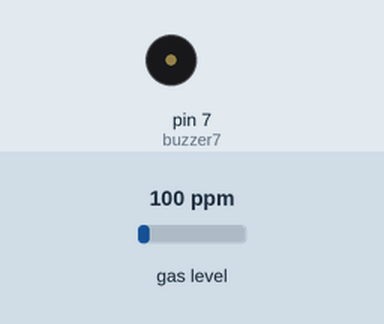
The sketch below on a simulated Arduino Uno, built with avr-gcc and run on an emulated ATmega328P. Parts: buzzer (waves = sounding). The test bench sets the inputs (shaded band); at power-on: gas level 100 ppm. What the sketch prints to the serial monitor is not drawn.

Above: at 1.7 s.
1.8 s: gas level set to 22 ppm
4.2 s: gas level set to 19 ppm
At 4.8 s:
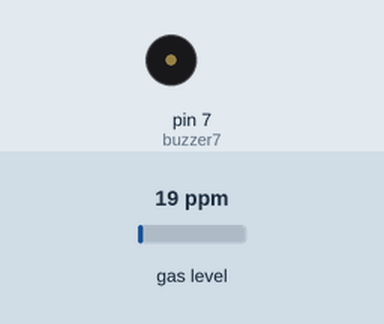
6.4 s: gas level set to 250 ppm
At 8.4 s:
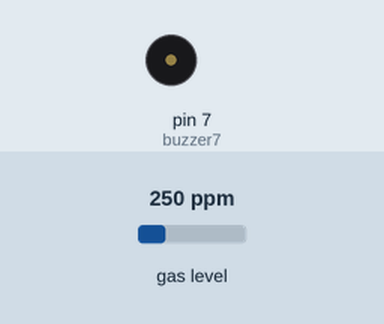
11.7 s: gas level set to 20 ppm
At 12.5 s:
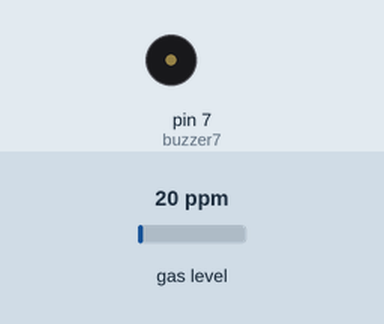
Timing chart, 0 to 14.7 s (numbered marks = the images above; inputs shaded):
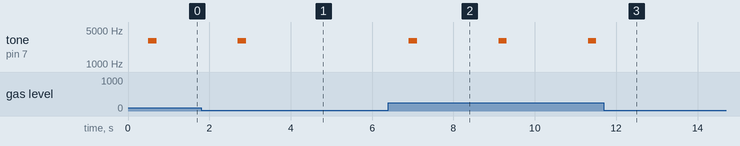

Measured:
- the behaviour switches between 21 and 20 ppm on gas level (found by bisection; images 0 and 1)
- after the input at 4.2 s, tone on pin 7 (buzzer7): stays silent (without the input it goes to 3000 Hz after 0.71 s)
- after the input at 6.4 s, tone on pin 7 (buzzer7): alternates 3000 Hz for 0.20 s and silent for 2.0 s, starting after 0.51 s
- after the input at 11.7 s, tone on pin 7 (buzzer7): stays silent (without the input it goes to 3000 Hz after 1.8 s)

The sketch:

mq2.ino
```cpp
#include <MQ2.h>
int input = A0;
int lpg, co, smoke;
int buzzer7 = 7;

MQ2 mq2(input);

void setup() {
  Serial.begin(9600);
  mq2.begin();

}

void loop() {
  float * arr = mq2.read(true);
  lpg = mq2.readLPG();
  co = mq2.readCO();
  smoke = mq2.readSmoke();

  Serial.print("lpg amount");
  Serial.println(lpg);

  Serial.print("co amount");
  Serial.print(smoke);

  if(smoke > 20) {
    tone(buzzer7, 3000);
    delay(200);
    noTone(buzzer7);
  }
  delay(2000);
}
```
